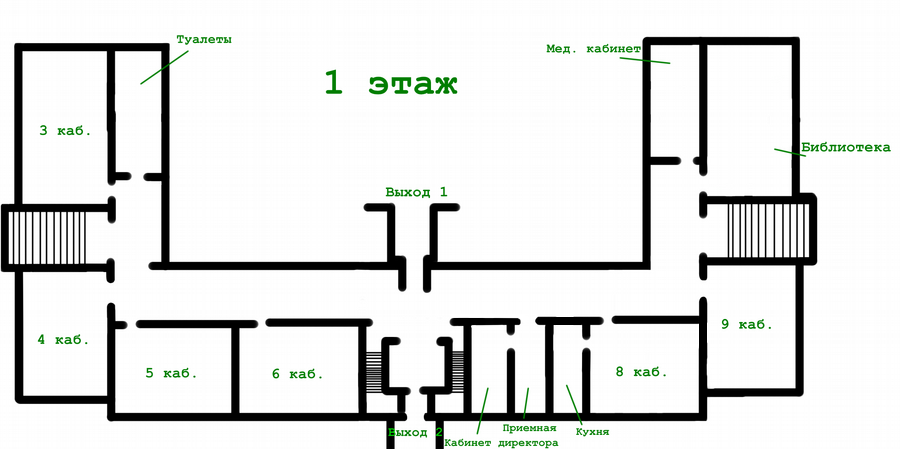
#> input picture 1 этаж10.png, 900 x 449 px; its folder holds 4 pictures in this run
$ python xxx.py
#> lines starting #> are read from the running program, lines starting #| are printed output that depends on the picture
from PIL import Image

spis = ['1 этаж', '2 этаж', '3 этаж', '4 этаж', 'Подвал']
for k in range(len(spis)):
    im = Image.open(f"{spis[k]}10.png")
#> im is the input picture: PIL image 900x449 RGBA; mean R, G, B, A 223.8, 225, 223.8, 255
    pixels = im.load()  # список с пикселями
    x, y = im.size  # ширина (x) и высота (y) изображения
#> x = 900; y = 449

    for i in range(x):
        for j in range(y):
            if len(pixels[i, j]) <= 3:
                r, g, b = pixels[i, j]
                pixels[i, j] = (g + b + r) // 3, (g + b + r) // 3, (g + b + r) // 3
            else:
                r, g, b, x = pixels[i, j]
                pixels[i, j] = (g + b + r) // 3, (g + b + r) // 3, (g + b + r) // 3, x

    im.save(f"{spis[k]}ЧБ.png")
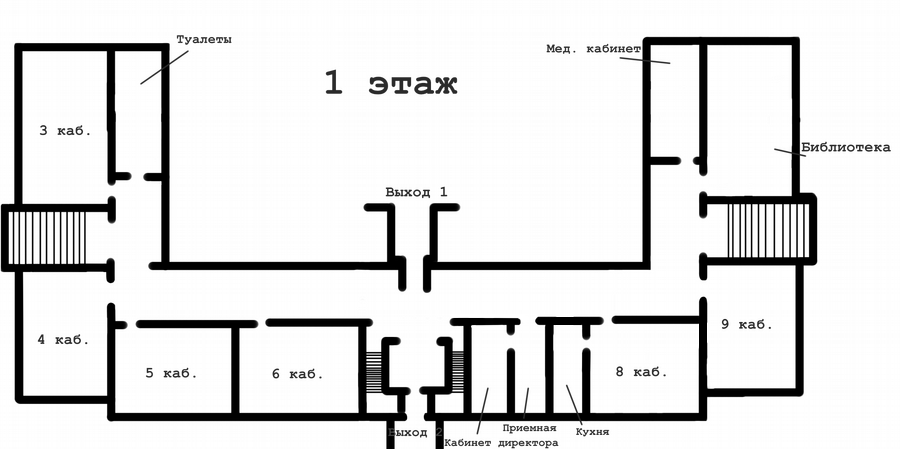
#> saved as 1 этажЧБ.png: PIL image 900x449 RGBA; mean R, G, B, A 224.2, 224.2, 224.2, 255
#> pass 2 of the loop `for k in range(len(spis)):`:
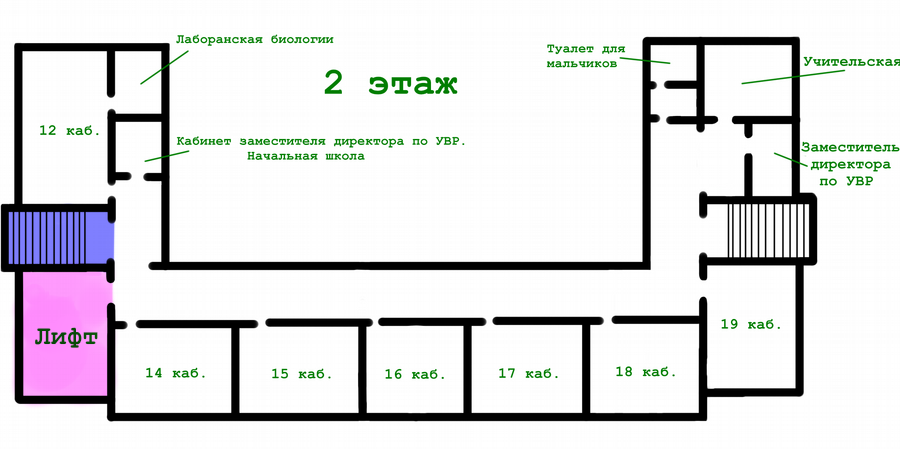
#> input picture 2 этаж10.png, 900 x 449 px
#> im is the input picture: PIL image 900x449 RGB; mean R, G, B 223.1, 222.3, 224.4
#> `im.save(f"{spis[k]}ЧБ.png")`:
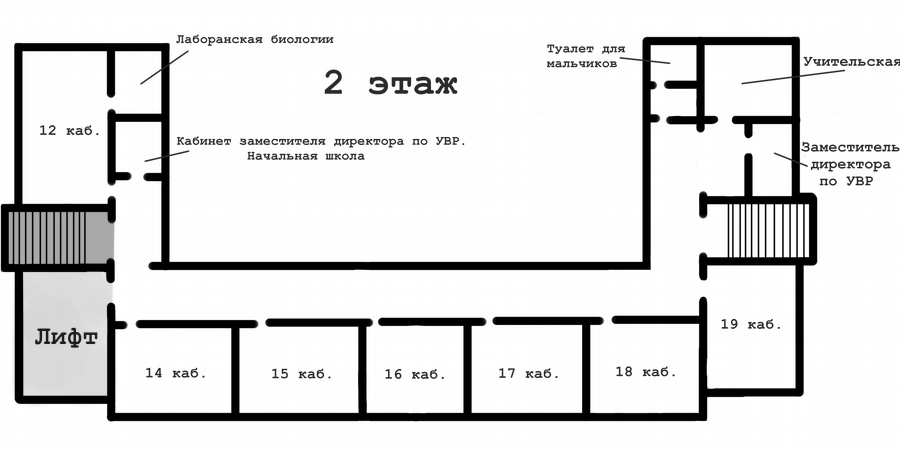
#> saved as 2 этажЧБ.png: PIL image 900x449 RGB; min 0, max 255, mean 223.2
#> pass 3 of the loop `for k in range(len(spis)):`:
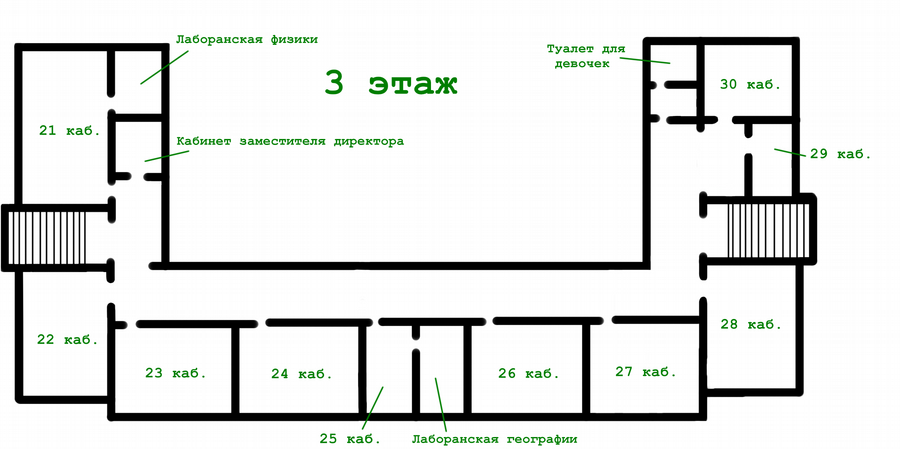
#> input picture 3 этаж10.png, 900 x 449 px
#> im is the input picture: PIL image 900x449 RGB; mean R, G, B 224.8, 226.4, 224.8
#> `im.save(f"{spis[k]}ЧБ.png")`:
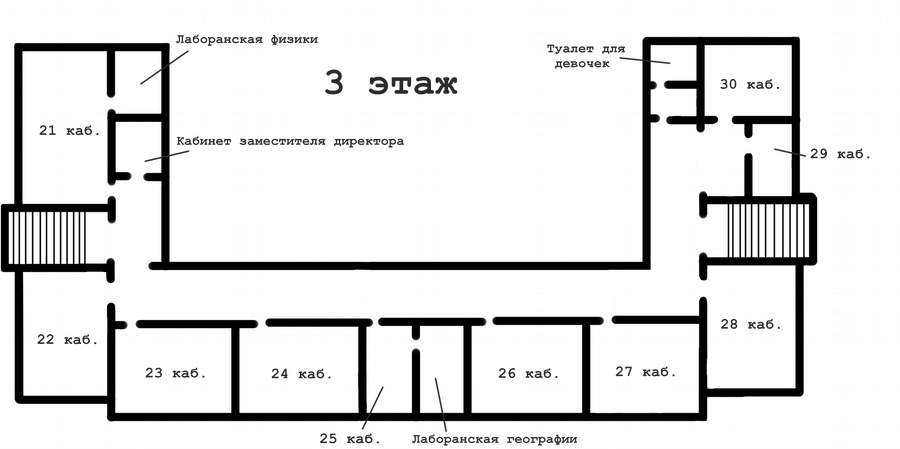
#> saved as 3 этажЧБ.png: PIL image 900x449 RGB; min 0, max 255, mean 225.3
#> (the run stopped early here; a loop or call above may not have finished)
